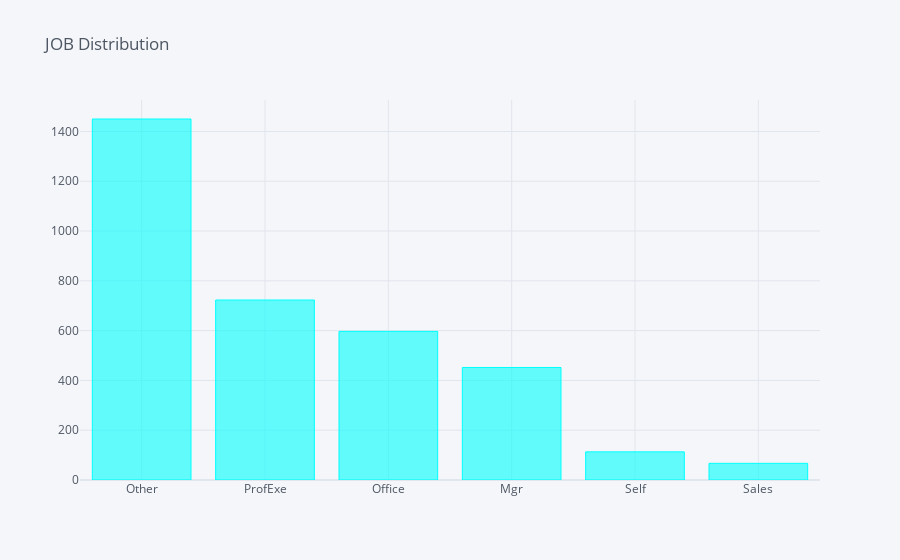
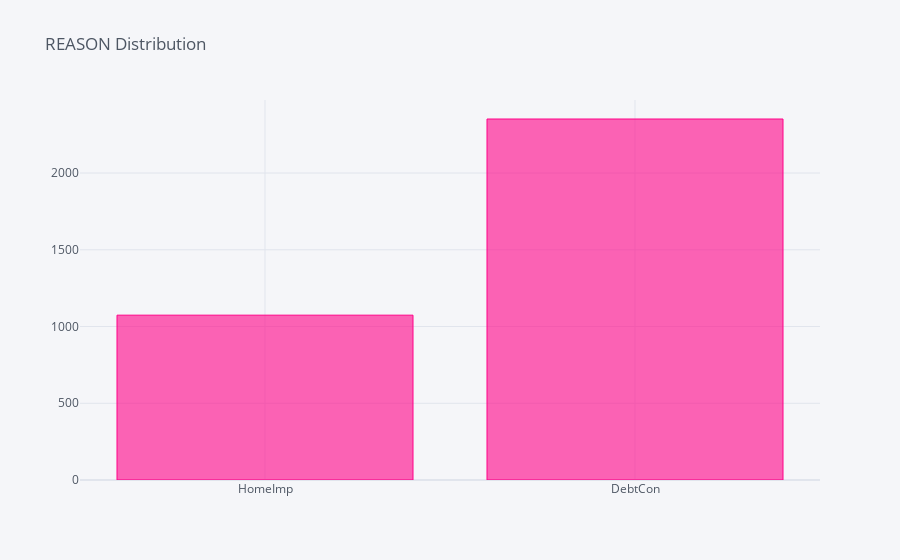

Notebook code cell kept with these figures, in order:
### Code cell
colors = ["cyan","pink"]
for i,col in enumerate(Cats):    
    Train[col].value_counts().sort_values(ascending = bool(i)).iplot(kind='bar',title = f"{col} Distribution",color = colors[i], filename='bar-subplots')

### Figure 1 — Plotly figure (JSON) as saved in the notebook; plotly's stock layout.template omitted (floating-point values rounded to 4 significant figures)
{"data": [{"marker": {"color": "rgba(0, 255, 255, 0.6)", "line": {"color": "rgba(0, 255, 255, 1.0)", "width": 1}}, "name": "JOB", "orientation": "v", "text": "", "type": "bar", "x": ["Other", "ProfExe", "Office", "Mgr", "Self", "Sales"], "y": [1450, 723, 597, 452, 113, 67]}], "layout": {"autosize": true, "legend": {"bgcolor": "#F5F6F9", "font": {"color": "#4D5663"}}, "paper_bgcolor": "#F5F6F9", "plot_bgcolor": "#F5F6F9", "title": {"font": {"color": "#4D5663"}, "text": "JOB Distribution"}, "xaxis": {"autorange": true, "gridcolor": "#E1E5ED", "range": [-0.5, 5.5], "showgrid": true, "tickfont": {"color": "#4D5663"}, "title": {"font": {"color": "#4D5663"}, "text": ""}, "type": "category", "zerolinecolor": "#E1E5ED"}, "yaxis": {"autorange": true, "gridcolor": "#E1E5ED", "range": [0, 1526.0], "showgrid": true, "tickfont": {"color": "#4D5663"}, "title": {"font": {"color": "#4D5663"}, "text": ""}, "type": "linear", "zerolinecolor": "#E1E5ED"}}}

### Figure 2 — Plotly figure (JSON) as saved in the notebook; plotly's stock layout.template omitted (floating-point values rounded to 4 significant figures)
{"data": [{"marker": {"color": "rgba(255, 0, 136, 0.6)", "line": {"color": "rgba(255, 0, 136, 1.0)", "width": 1}}, "name": "REASON", "orientation": "v", "text": "", "type": "bar", "x": ["HomeImp", "DebtCon"], "y": [1074, 2352]}], "layout": {"autosize": true, "legend": {"bgcolor": "#F5F6F9", "font": {"color": "#4D5663"}}, "paper_bgcolor": "#F5F6F9", "plot_bgcolor": "#F5F6F9", "title": {"font": {"color": "#4D5663"}, "text": "REASON Distribution"}, "xaxis": {"autorange": true, "gridcolor": "#E1E5ED", "range": [-0.5, 1.5], "showgrid": true, "tickfont": {"color": "#4D5663"}, "title": {"font": {"color": "#4D5663"}, "text": ""}, "type": "category", "zerolinecolor": "#E1E5ED"}, "yaxis": {"autorange": true, "gridcolor": "#E1E5ED", "range": [0, 2476.0], "showgrid": true, "tickfont": {"color": "#4D5663"}, "title": {"font": {"color": "#4D5663"}, "text": ""}, "type": "linear", "zerolinecolor": "#E1E5ED"}}}
